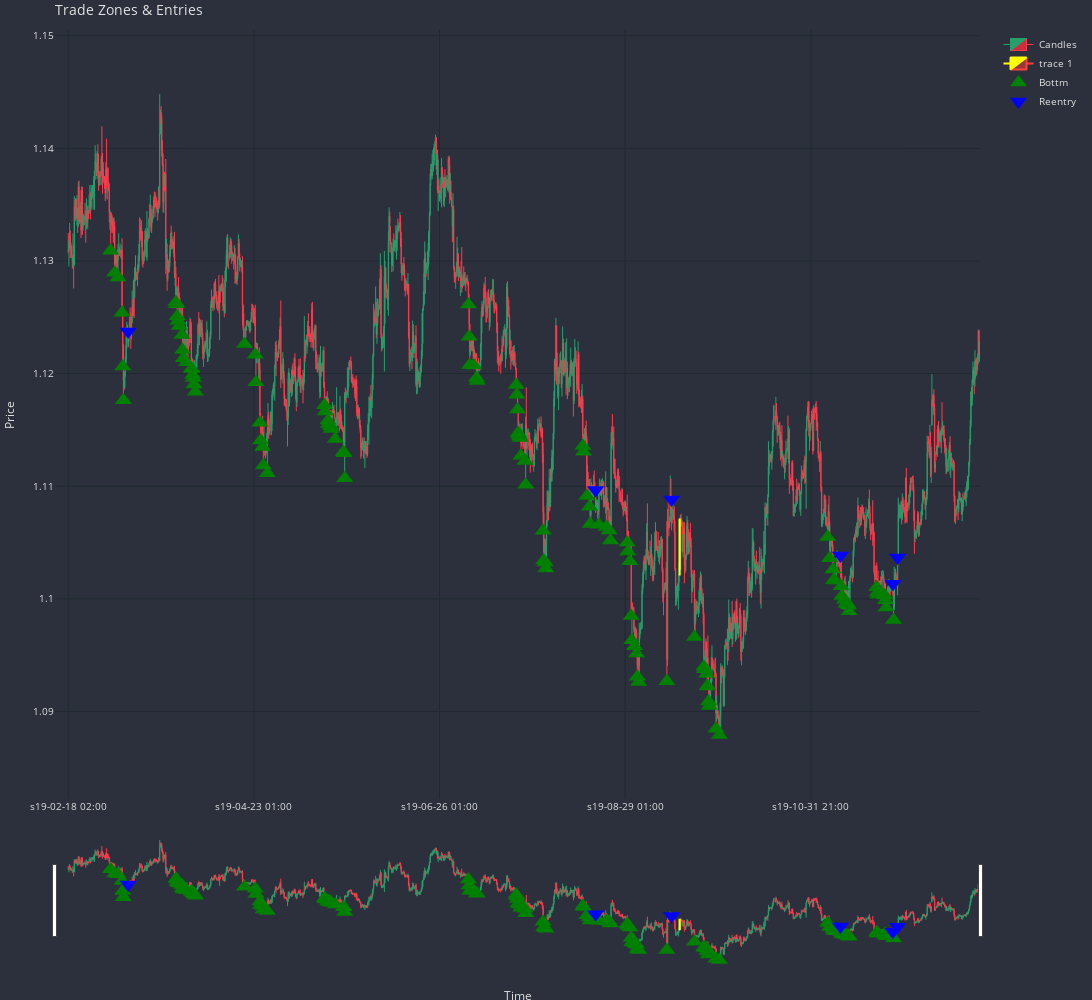

The code cell stored with this chart in its notebook:
### Code cell
plot_trade_zones(df)

### Figure 1 — Plotly figure (JSON) as saved in the notebook; plotly's stock layout.template omitted (floating-point values rounded to 4 significant figures; data arrays with more than 128 entries replaced by an {"elided": "..."} marker saying what was removed)
{"data": [{"close": {"elided": "1356 float values"}, "decreasing": {"fillcolor": "#CC2E3C", "line": {"color": "#FF3A4C"}}, "high": {"elided": "1356 float values"}, "increasing": {"fillcolor": "#24A06B", "line": {"color": "#24A06B"}}, "line": {"width": 1}, "low": {"elided": "1356 float values"}, "name": "Candles", "opacity": 1, "open": {"elided": "1356 float values"}, "type": "candlestick", "x": {"elided": "1356 str values"}}, {"close": [1.107], "high": [1.107], "increasing": {"fillcolor": "yellow", "line": {"color": "yellow"}}, "line": {"width": 2}, "low": [1.102], "opacity": 1, "open": [1.103], "type": "candlestick", "x": ["s19-09-17 13:00"]}, {"marker": {"color": "green", "size": 15, "symbol": "triangle-up"}, "mode": "markers", "name": "Bottm", "showlegend": true, "type": "scatter", "x": ["s19-03-04 14:00", "s19-03-05 14:00", "s19-03-06 10:00", "s19-03-07 10:00", "s19-03-07 14:00", "s19-03-07 18:00", "s19-03-26 17:00", "s19-03-26 21:00", "s19-03-27 01:00", "s19-03-27 05:00", "s19-03-27 13:00", "s19-03-28 05:00", "s19-03-28 09:00", "s19-03-28 13:00", "s19-03-29 09:00", "s19-04-01 13:00", "s19-04-01 17:00", "s19-04-01 21:00", "s19-04-02 01:00", "s19-04-02 05:00", "s19-04-02 13:00", "s19-04-18 17:00", "s19-04-23 09:00", "s19-04-23 13:00", "s19-04-24 13:00", "s19-04-24 17:00", "s19-04-25 05:00", "s19-04-25 09:00", "s19-04-26 09:00", "s19-05-16 13:00", "s19-05-16 17:00", "s19-05-17 09:00", "s19-05-17 13:00", "s19-05-17 17:00", "s19-05-20 01:00", "s19-05-20 05:00", "s19-05-21 05:00", "s19-05-23 05:00", "s19-05-23 09:00", "s19-05-23 13:00", "s19-07-05 05:00", "s19-07-05 09:00", "s19-07-05 13:00", "s19-07-08 13:00", "s19-07-09 05:00", "s19-07-09 09:00", "s19-07-23 01:00", "s19-07-23 05:00", "s19-07-23 09:00", "s19-07-23 13:00", "s19-07-23 17:00", "s19-07-23 21:00", "s19-07-24 01:00", "s19-07-24 05:00", "s19-07-25 05:00", "s19-07-25 09:00", "s19-07-31 17:00", "s19-07-31 21:00", "s19-08-01 05:00", "s19-08-01 09:00", "s19-08-14 13:00", "s19-08-14 17:00", "s19-08-15 13:00", "s19-08-16 05:00", "s19-08-16 09:00", "s19-08-20 13:00", "s19-08-22 09:00", "s19-08-23 01:00", "s19-08-23 09:00", "s19-08-29 13:00", "s19-08-29 17:00", "s19-08-30 05:00", "s19-08-30 13:00", "s19-08-30 17:00", "s19-09-02 09:00", "s19-09-02 21:00", "s19-09-03 01:00", "s19-09-03 09:00", "s19-09-12 09:00", "s19-09-23 05:00", "s19-09-25 13:00", "s19-09-25 17:00", "s19-09-26 05:00", "s19-09-26 09:00", "s19-09-26 13:00", "s19-09-26 17:00", "s19-09-26 21:00", "s19-09-30 09:00", "s19-10-01 05:00", "s19-11-07 02:00", "s19-11-07 14:00", "s19-11-08 10:00", "s19-11-08 14:00", "s19-11-10 22:00", "s19-11-12 10:00", "s19-11-12 14:00", "s19-11-13 06:00", "s19-11-13 14:00", "s19-11-14 02:00", "s19-11-14 06:00", "s19-11-14 10:00", "s19-11-25 06:00", "s19-11-25 10:00", "s19-11-25 14:00", "s19-11-27 06:00", "s19-11-27 10:00", "s19-11-27 14:00", "s19-11-29 10:00"], "y": [1.131, 1.129, 1.129, 1.125, 1.121, 1.118, 1.126, 1.126, 1.125, 1.125, 1.124, 1.123, 1.122, 1.121, 1.121, 1.12, 1.12, 1.12, 1.12, 1.119, 1.118, 1.123, 1.122, 1.119, 1.116, 1.114, 1.113, 1.112, 1.111, 1.117, 1.117, 1.116, 1.116, 1.116, 1.115, 1.115, 1.114, 1.113, 1.113, 1.111, 1.126, 1.123, 1.121, 1.121, 1.12, 1.119, 1.119, 1.118, 1.117, 1.115, 1.115, 1.114, 1.114, 1.113, 1.112, 1.11, 1.106, 1.103, 1.103, 1.103, 1.114, 1.113, 1.109, 1.108, 1.107, 1.107, 1.106, 1.106, 1.105, 1.105, 1.104, 1.103, 1.098, 1.096, 1.096, 1.095, 1.093, 1.093, 1.093, 1.097, 1.094, 1.094, 1.093, 1.092, 1.092, 1.091, 1.09, 1.088, 1.088, 1.105, 1.104, 1.103, 1.102, 1.102, 1.101, 1.1, 1.1, 1.1, 1.1, 1.099, 1.099, 1.101, 1.101, 1.1, 1.1, 1.1, 1.099, 1.098]}, {"marker": {"color": "blue", "size": 15, "symbol": "triangle-down"}, "mode": "markers", "name": "Reentry", "showlegend": true, "type": "scatter", "x": ["s19-03-10 21:00", "s19-08-19 17:00", "s19-09-13 13:00", "s19-11-12 06:00", "s19-11-29 06:00", "s19-12-02 10:00"], "y": [1.124, 1.11, 1.109, 1.104, 1.101, 1.104]}], "layout": {"font": {"color": "#e1e1e1", "size": 10}, "height": 1000, "hovermode": "x unified", "margin": {"b": 10, "l": 10, "r": 10, "t": 30}, "paper_bgcolor": "#2c303c", "plot_bgcolor": "#2c303c", "title": {"text": "Trade Zones & Entries"}, "width": 2000, "xaxis": {"gridcolor": "#1f292f", "nticks": 5, "rangeslider": {"visible": true}, "title": {"text": "Time"}}, "yaxis": {"fixedrange": false, "gridcolor": "#1f292f", "range": [1.082, 1.151], "title": {"text": "Price"}}}}
